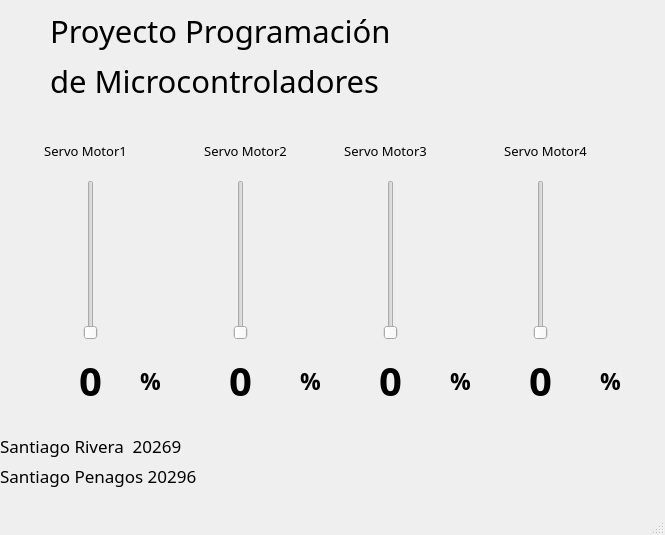
<?xml version="1.0" encoding="UTF-8"?>
<ui version="4.0">
 <class>MainWindow</class>
 <widget class="QMainWindow" name="MainWindow">
  <property name="enabled">
   <bool>true</bool>
  </property>
  <property name="geometry">
   <rect>
    <x>0</x>
    <y>0</y>
    <width>665</width>
    <height>535</height>
   </rect>
  </property>
  <property name="windowTitle">
   <string>MainWindow</string>
  </property>
  <widget class="QWidget" name="centralwidget">
   <widget class="QLabel" name="label">
    <property name="geometry">
     <rect>
      <x>50</x>
      <y>-10</y>
      <width>471</width>
      <height>81</height>
     </rect>
    </property>
    <property name="font">
     <font>
      <family>ISOCTEUR</family>
      <pointsize>23</pointsize>
     </font>
    </property>
    <property name="text">
     <string>Proyecto Programación </string>
    </property>
   </widget>
   <widget class="QLabel" name="label_2">
    <property name="geometry">
     <rect>
      <x>50</x>
      <y>40</y>
      <width>471</width>
      <height>81</height>
     </rect>
    </property>
    <property name="font">
     <font>
      <family>ISOCTEUR</family>
      <pointsize>23</pointsize>
     </font>
    </property>
    <property name="text">
     <string>de Microcontroladores</string>
    </property>
   </widget>
   <widget class="QLabel" name="label_3">
    <property name="geometry">
     <rect>
      <x>0</x>
      <y>460</y>
      <width>301</width>
      <height>31</height>
     </rect>
    </property>
    <property name="font">
     <font>
      <family>ISOCTEUR</family>
      <pointsize>13</pointsize>
     </font>
    </property>
    <property name="text">
     <string>Santiago Penagos 20296</string>
    </property>
   </widget>
   <widget class="QLabel" name="label_4">
    <property name="geometry">
     <rect>
      <x>0</x>
      <y>430</y>
      <width>301</width>
      <height>31</height>
     </rect>
    </property>
    <property name="font">
     <font>
      <family>ISOCTEUR</family>
      <pointsize>13</pointsize>
     </font>
    </property>
    <property name="text">
     <string>Santiago Rivera  20269</string>
    </property>
   </widget>
   <widget class="QLabel" name="label_servo1">
    <property name="geometry">
     <rect>
      <x>50</x>
      <y>360</y>
      <width>81</width>
      <height>41</height>
     </rect>
    </property>
    <property name="font">
     <font>
      <family>Adobe Gurmukhi</family>
      <pointsize>30</pointsize>
      <weight>75</weight>
      <bold>true</bold>
     </font>
    </property>
    <property name="text">
     <string>0</string>
    </property>
    <property name="alignment">
     <set>Qt::AlignCenter</set>
    </property>
   </widget>
   <widget class="QLabel" name="label_servo2">
    <property name="geometry">
     <rect>
      <x>200</x>
      <y>360</y>
      <width>81</width>
      <height>41</height>
     </rect>
    </property>
    <property name="font">
     <font>
      <family>Adobe Gurmukhi</family>
      <pointsize>30</pointsize>
      <weight>75</weight>
      <bold>true</bold>
     </font>
    </property>
    <property name="text">
     <string>0</string>
    </property>
    <property name="alignment">
     <set>Qt::AlignCenter</set>
    </property>
   </widget>
   <widget class="QLabel" name="label_servo3">
    <property name="geometry">
     <rect>
      <x>350</x>
      <y>360</y>
      <width>81</width>
      <height>41</height>
     </rect>
    </property>
    <property name="font">
     <font>
      <family>Adobe Gurmukhi</family>
      <pointsize>30</pointsize>
      <weight>75</weight>
      <bold>true</bold>
     </font>
    </property>
    <property name="text">
     <string>0</string>
    </property>
    <property name="alignment">
     <set>Qt::AlignCenter</set>
    </property>
   </widget>
   <widget class="QLabel" name="label_servo4">
    <property name="geometry">
     <rect>
      <x>500</x>
      <y>360</y>
      <width>81</width>
      <height>41</height>
     </rect>
    </property>
    <property name="font">
     <font>
      <family>Adobe Gurmukhi</family>
      <pointsize>30</pointsize>
      <weight>75</weight>
      <bold>true</bold>
     </font>
    </property>
    <property name="text">
     <string>0</string>
    </property>
    <property name="alignment">
     <set>Qt::AlignCenter</set>
    </property>
    <property name="margin">
     <number>5</number>
    </property>
   </widget>
   <widget class="QLabel" name="mensaje1">
    <property name="geometry">
     <rect>
      <x>40</x>
      <y>140</y>
      <width>91</width>
      <height>21</height>
     </rect>
    </property>
    <property name="font">
     <font>
      <family>Gill Sans Ultra Bold Condensed</family>
      <pointsize>10</pointsize>
     </font>
    </property>
    <property name="text">
     <string>Servo Motor1</string>
    </property>
    <property name="alignment">
     <set>Qt::AlignCenter</set>
    </property>
   </widget>
   <widget class="QLabel" name="mensaje2">
    <property name="geometry">
     <rect>
      <x>200</x>
      <y>140</y>
      <width>91</width>
      <height>21</height>
     </rect>
    </property>
    <property name="font">
     <font>
      <family>Gill Sans Ultra Bold Condensed</family>
      <pointsize>10</pointsize>
     </font>
    </property>
    <property name="text">
     <string>Servo Motor2</string>
    </property>
    <property name="alignment">
     <set>Qt::AlignCenter</set>
    </property>
   </widget>
   <widget class="QLabel" name="mensaje3">
    <property name="geometry">
     <rect>
      <x>340</x>
      <y>140</y>
      <width>91</width>
      <height>21</height>
     </rect>
    </property>
    <property name="font">
     <font>
      <family>Gill Sans Ultra Bold Condensed</family>
      <pointsize>10</pointsize>
     </font>
    </property>
    <property name="text">
     <string>Servo Motor3</string>
    </property>
    <property name="alignment">
     <set>Qt::AlignCenter</set>
    </property>
   </widget>
   <widget class="QLabel" name="mensaje4">
    <property name="geometry">
     <rect>
      <x>500</x>
      <y>140</y>
      <width>91</width>
      <height>21</height>
     </rect>
    </property>
    <property name="font">
     <font>
      <family>Gill Sans Ultra Bold Condensed</family>
      <pointsize>10</pointsize>
     </font>
    </property>
    <property name="text">
     <string>Servo Motor4</string>
    </property>
    <property name="alignment">
     <set>Qt::AlignCenter</set>
    </property>
   </widget>
   <widget class="QSlider" name="servo1">
    <property name="geometry">
     <rect>
      <x>80</x>
      <y>180</y>
      <width>22</width>
      <height>160</height>
     </rect>
    </property>
    <property name="maximum">
     <number>100</number>
    </property>
    <property name="orientation">
     <enum>Qt::Vertical</enum>
    </property>
   </widget>
   <widget class="QSlider" name="servo2">
    <property name="geometry">
     <rect>
      <x>230</x>
      <y>180</y>
      <width>22</width>
      <height>160</height>
     </rect>
    </property>
    <property name="maximum">
     <number>100</number>
    </property>
    <property name="orientation">
     <enum>Qt::Vertical</enum>
    </property>
   </widget>
   <widget class="QSlider" name="servo3">
    <property name="geometry">
     <rect>
      <x>380</x>
      <y>180</y>
      <width>22</width>
      <height>160</height>
     </rect>
    </property>
    <property name="maximum">
     <number>100</number>
    </property>
    <property name="orientation">
     <enum>Qt::Vertical</enum>
    </property>
   </widget>
   <widget class="QSlider" name="servo4">
    <property name="geometry">
     <rect>
      <x>530</x>
      <y>180</y>
      <width>22</width>
      <height>160</height>
     </rect>
    </property>
    <property name="maximum">
     <number>100</number>
    </property>
    <property name="orientation">
     <enum>Qt::Vertical</enum>
    </property>
   </widget>
   <widget class="QLabel" name="porcentaje1">
    <property name="geometry">
     <rect>
      <x>120</x>
      <y>360</y>
      <width>61</width>
      <height>41</height>
     </rect>
    </property>
    <property name="font">
     <font>
      <family>Adobe Gurmukhi</family>
      <pointsize>17</pointsize>
      <weight>75</weight>
      <bold>true</bold>
     </font>
    </property>
    <property name="text">
     <string>%</string>
    </property>
    <property name="alignment">
     <set>Qt::AlignCenter</set>
    </property>
   </widget>
   <widget class="QLabel" name="porcentaje1_2">
    <property name="geometry">
     <rect>
      <x>280</x>
      <y>360</y>
      <width>61</width>
      <height>41</height>
     </rect>
    </property>
    <property name="font">
     <font>
      <family>Adobe Gurmukhi</family>
      <pointsize>17</pointsize>
      <weight>75</weight>
      <bold>true</bold>
     </font>
    </property>
    <property name="text">
     <string>%</string>
    </property>
    <property name="alignment">
     <set>Qt::AlignCenter</set>
    </property>
   </widget>
   <widget class="QLabel" name="porcentaje1_3">
    <property name="geometry">
     <rect>
      <x>430</x>
      <y>360</y>
      <width>61</width>
      <height>41</height>
     </rect>
    </property>
    <property name="font">
     <font>
      <family>Adobe Gurmukhi</family>
      <pointsize>17</pointsize>
      <weight>75</weight>
      <bold>true</bold>
     </font>
    </property>
    <property name="text">
     <string>%</string>
    </property>
    <property name="alignment">
     <set>Qt::AlignCenter</set>
    </property>
   </widget>
   <widget class="QLabel" name="porcentaje1_4">
    <property name="geometry">
     <rect>
      <x>580</x>
      <y>360</y>
      <width>61</width>
      <height>41</height>
     </rect>
    </property>
    <property name="font">
     <font>
      <family>Adobe Gurmukhi</family>
      <pointsize>17</pointsize>
      <weight>75</weight>
      <bold>true</bold>
     </font>
    </property>
    <property name="text">
     <string>%</string>
    </property>
    <property name="alignment">
     <set>Qt::AlignCenter</set>
    </property>
   </widget>
  </widget>
  <widget class="QMenuBar" name="menubar">
   <property name="geometry">
    <rect>
     <x>0</x>
     <y>0</y>
     <width>665</width>
     <height>21</height>
    </rect>
   </property>
  </widget>
  <widget class="QStatusBar" name="statusbar"/>
 </widget>
 <resources/>
 <connections/>
</ui>
